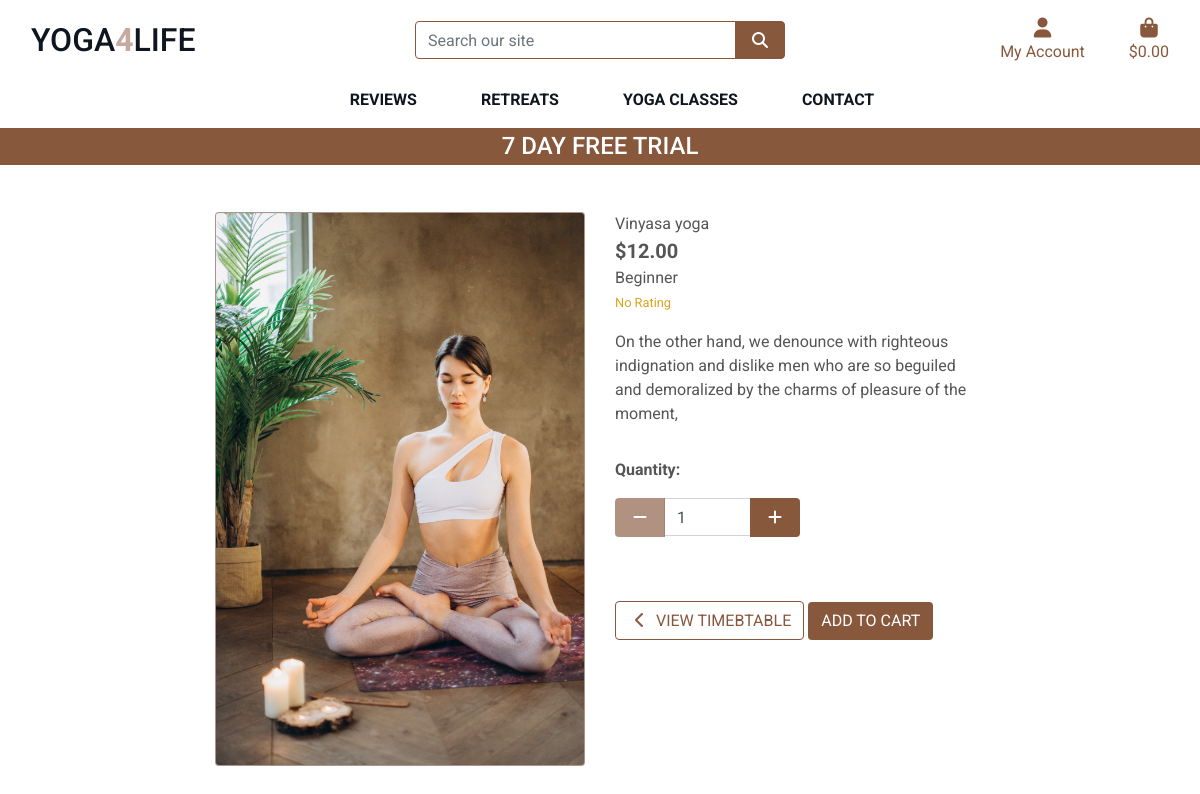
The page /classes/7/ on the database its author committed.
### classes/models.py (models this page shows, shortened)
class Class(models.Model):
    class Meta:
        verbose_name_plural = 'Classes'
    DAYS_OF_THE_WEEK = (
        ('1', 'Monday'),
        ('2', 'Tuesday'),
        ('3', 'Wednesday'),
        ('4', 'Thursday'),
        ('5', 'Friday'),
        ('6', 'Saturday')
    )
    YOGA_CLASS_TIMES = (
        ('06:00', '6 a.m.'),
        ( '08:00', '8 a.m.'),
        ('12:00', '12 p.m.'),
        ('18:00', '6 p.m.'),
        ('20:00', '8 p.m')
    )
    level = models.ForeignKey('Level', null=True, blank=True, on_delete=models.SET_NULL)
    sku = models.CharField(max_length=254, null=True, blank=True)
    name = models.CharField(max_length=254)
    description = models.TextField()
    price = models.DecimalField(max_digits=6, decimal_places=2)
    dificulty = models.DecimalField(max_digits=6, decimal_places=0, null=True, blank=True)
    image_url = models.URLField(max_length=1024, null=True, blank=True)
    image = models.ImageField(null=True, blank=True)
    day = models.CharField(max_length=10, choices=DAYS_OF_THE_WEEK, null=True, blank=True)
    time = models.CharField(max_length=10, choices=YOGA_CLASS_TIMES, null=True, blank=True)

class Level(models.Model):
    name = models.CharField(max_length=254)
    friendly_name = models.CharField(max_length=254, null=True, blank=True)
    def __str__(self):
        return self.name

### classes/views.py (the view)
# urls.py: path('<class_id>/', views.class_detail, name='class_detail'),
def class_detail(request, class_id):
    class_detail = get_object_or_404(Class, pk=class_id)
    context = {
        'class': class_detail,
    }
    return render(request, 'classes/class_detail.html', context)

### cart/contexts.py (called while the page is built, shortened)
def cart_contents(request):
    cart_items = []
    total = 0
    product_count = 0
    cart = request.session.get('cart', {})
    grand_total = total
    context = {
        'cart_items': cart_items,
        'total': total,
        'retreat_count': product_count,
        'grand_total': grand_total,
    }
    return context

### classes/templates/classes/class_detail.html (shortened to what this page needs)
{% extends "base.html" %}
{% load static %}
{% block page_header %}
    <div class="container header-container">
    </div>
{% endblock %}
{% block content %}
   <div class="container-fluid">
        <div class="row">
            <div class="col-12 col-md-6 col-lg-4 offset-lg-2">
                <div class="image-container my-5 card">
                    {% if class.image %}
                        <a href="{{ class.image.url }}" target="_blank">
                            <img class=" img-fluid" src="{{ class.image.url }}" alt="{{ class.name }}">
                        </a>
                        {% else %}
                        <a href="">
                            <img class=" img-fluid" src="{{ MEDIA_URL }}noimage.png" alt="{{ class.name }}">
                        </a>
                    {% endif %}
                </div>
            </div>
            <div class="col-12 col-md-6 col-lg-4">
                <div class="class-details-container mb-5 mt-md-5">
                    <p class="mb-0">{{ class.name }}</p>
                    <p class="lead mb-0 text-left font-weight-bold">${{ class.price }}</p>
                    <p class="mb-0">{{ class.level }}</p>
                    {% if class.rating %}
                        <small class="text-gold"><i class="fas fa-star mr-1"></i>{{ class.dificulty }} / 5</small>
                    {% else %}
                        <small class="text-gold">No Rating</small>
                    {% endif %}
                    <p class="mt-3">{{ class.description }}</p>
                    <form class="form" action="{% url 'add_to_cart' class.id 'class' %}" method="POST">
                        <div class="form-row">
                            <div class="col-12">
                                <p class="mt-3"><strong>Quantity:</strong></p>
                                <div class="form-group w-50">
                                    <div class="input-group">
                                        <div class="input-group-prepend">
                                            <button class="decrement-qty btn btn-brown rounded-1"
                                                data-item_id="{{ class.id }}" id="decrement-qty_{{ class.id }}">
                                                <span class="icon">
                                                    <i class="fas fa-minus"></i>
                                                </span>
                                            </button>
                                        </div>
                                        <input class="form-control qty_input" type="number" name="quantity" value="1" min="1" max="99" data-item_id="{{ class.id }}" id="id_qty_{{ class.id }}">
                                        <div class="input-group-append">
                                            <button class="increment-qty btn btn-brown rounded-1"
                                                data-item_id="{{ class.id }}" id="increment-qty_{{ class.id }}">
                                                <span class="icon">
                                                    <i class="fas fa-plus"></i>
                                                </span>
                                            </button>
                                        </div>
                                    </div>
                                </div>
                            </div>
                            <div class="col-12">
                                <a href="{% url 'classes' %}" class="btn btn-outline-brown rounded-1 mt-5">
                                    <span class="icon">
                                        <i class="fas fa-chevron-left"></i>
                                    </span>
                                    <span class="text-uppercase">View Timebtable</span>
                                </a>
                                <input type="submit" class="btn btn-brown rounded-1 text-uppercase mt-5" value="Add to cart">
                            </div>
                        </div>
                    </form>
                </div>
            </div>
        </div>
    </div>
    {% endblock %}

### static/css/base.css (style rules this page uses)
html { height: 100%; }
body { height: calc(100vh - 164px); color: #555; font-family: 'Roboto', sans-serif; }
.icon { align-items: center; display: inline-flex; justify-content: center; height: 1.5rem; width: 1.5rem; }
.btn-brown { background: #88583d; color: white; }
.btn-outline-brown { background: rgba(255, 255, 255, 0); color: #88583d !important; border: 1px solid #88583d; }
.text-gold { color: goldenrod !important; }
.card { color: white; background-color:#c6aaa0; border-radius: 4px; overflow: hidden; }
@media (min-width: 1200px) { .container { max-width: 80%; } }
@media (min-width: 992px) { .header-container { padding-top: 164px; } }

### rows shown on the page
Class: image (picture), name "Vinyasa yoga", price "12.00", level "Beginner", description "On the other hand, we denounce with righteous indignation and dislike men who are so beguiled and demoralized by the charms of pleasure of the moment,"
